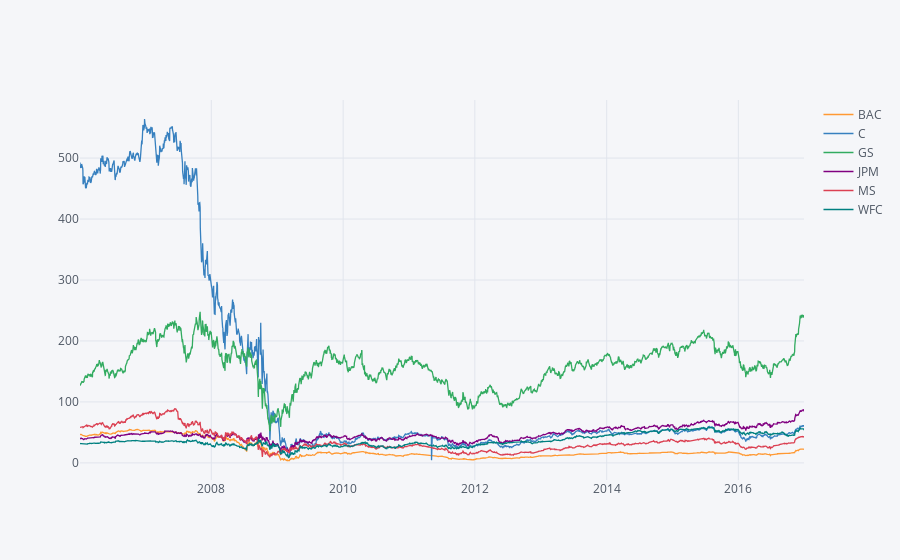

Here is the notebook cell this chart was saved with:
### Code cell
# Plotly
bank_stocks.xs('Close', axis=1, level='Stock Info').iplot()

### Figure 1 — Plotly figure (JSON) as saved in the notebook; plotly's stock layout.template omitted (floating-point values rounded to 4 significant figures; data arrays with more than 128 entries replaced by an {"elided": "..."} marker saying what was removed)
{"data": [{"line": {"color": "rgba(255, 153, 51, 1.0)", "dash": "solid", "width": 1.3}, "mode": "lines", "name": "BAC", "text": "", "type": "scatter", "x": {"elided": "2769 str values"}, "y": {"elided": "2769 float values"}}, {"line": {"color": "rgba(55, 128, 191, 1.0)", "dash": "solid", "width": 1.3}, "mode": "lines", "name": "C", "text": "", "type": "scatter", "x": {"elided": "2769 str values"}, "y": {"elided": "2769 float values"}}, {"line": {"color": "rgba(50, 171, 96, 1.0)", "dash": "solid", "width": 1.3}, "mode": "lines", "name": "GS", "text": "", "type": "scatter", "x": {"elided": "2769 str values"}, "y": {"elided": "2769 float values"}}, {"line": {"color": "rgba(128, 0, 128, 1.0)", "dash": "solid", "width": 1.3}, "mode": "lines", "name": "JPM", "text": "", "type": "scatter", "x": {"elided": "2769 str values"}, "y": {"elided": "2769 float values"}}, {"line": {"color": "rgba(219, 64, 82, 1.0)", "dash": "solid", "width": 1.3}, "mode": "lines", "name": "MS", "text": "", "type": "scatter", "x": {"elided": "2769 str values"}, "y": {"elided": "2769 float values"}}, {"line": {"color": "rgba(0, 128, 128, 1.0)", "dash": "solid", "width": 1.3}, "mode": "lines", "name": "WFC", "text": "", "type": "scatter", "x": {"elided": "2769 str values"}, "y": {"elided": "2769 float values"}}], "layout": {"legend": {"bgcolor": "#F5F6F9", "font": {"color": "#4D5663"}}, "paper_bgcolor": "#F5F6F9", "plot_bgcolor": "#F5F6F9", "titlefont": {"color": "#4D5663"}, "xaxis1": {"gridcolor": "#E1E5ED", "showgrid": true, "tickfont": {"color": "#4D5663"}, "title": "", "titlefont": {"color": "#4D5663"}, "zerolinecolor": "#E1E5ED"}, "yaxis1": {"gridcolor": "#E1E5ED", "showgrid": true, "tickfont": {"color": "#4D5663"}, "title": "", "titlefont": {"color": "#4D5663"}, "zerolinecolor": "#E1E5ED"}}}
